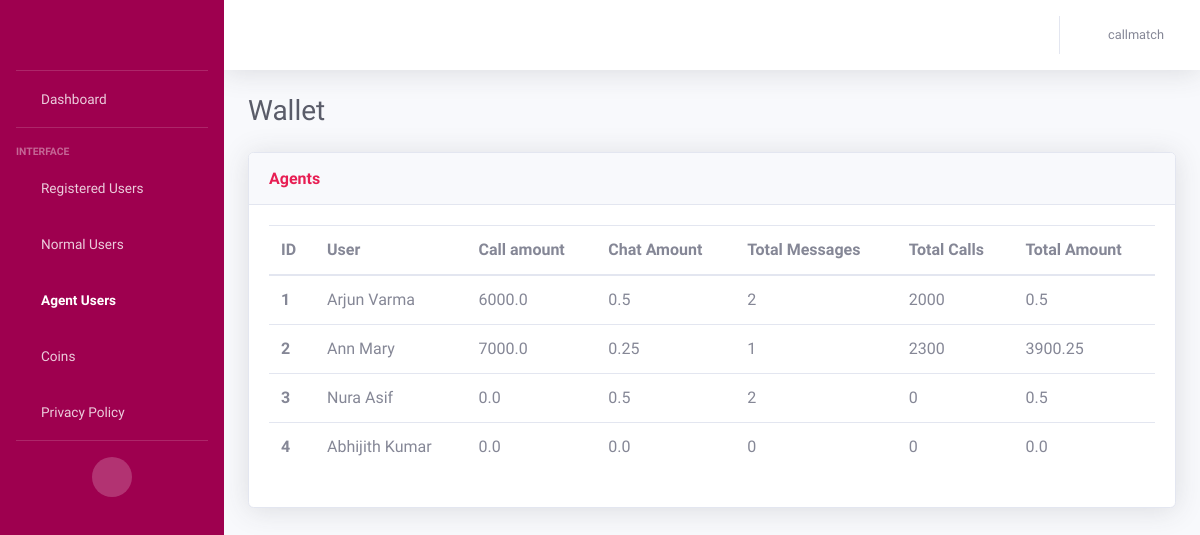
The app's page /wallet_agent_user (signed in), older data.
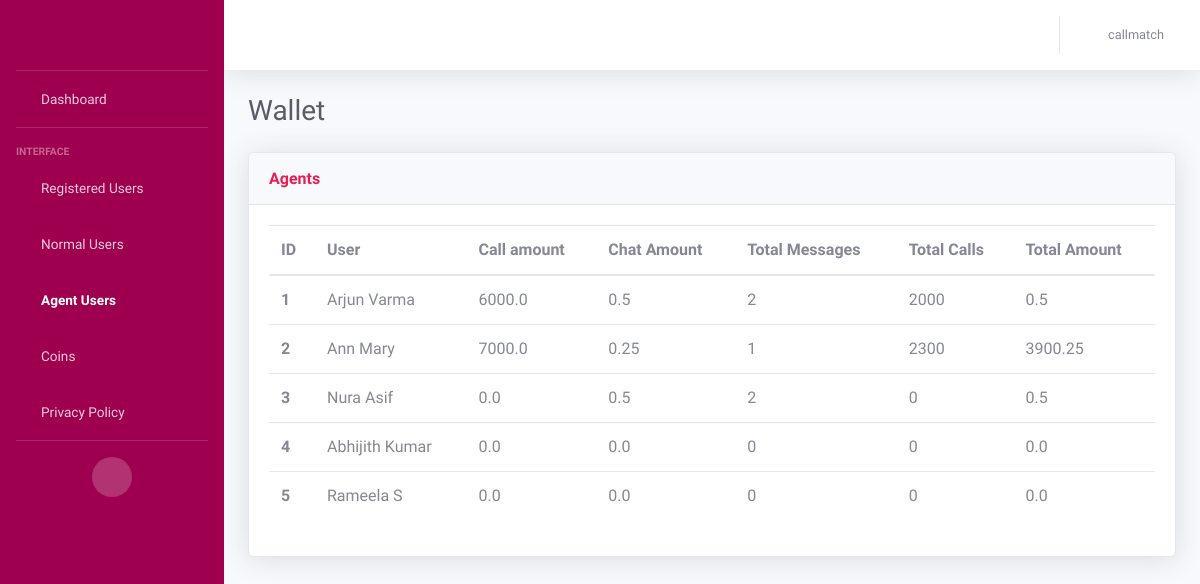
The same page, newer data.
### AdminApp/models.py (models this page shows, shortened)
class WalletModel(models.Model):
    wallet_id = models.AutoField(primary_key=True)
    user = models.ForeignKey(CustomerModel, on_delete=models.CASCADE)
    wallet_coins = models.IntegerField(default=300, null=True)
    messages_remaining = models.IntegerField(default=0)  # For normal users
    call_amount = models.FloatField(default=0.0)
    chat_amount = models.FloatField(default=0.0)
    total_messages_received = models.IntegerField(default=0)
    total_minutes = models.IntegerField(default=0)
    total_amount = models.FloatField(default=0.0)

class CustomerModel(models.Model):
    NORMAL_USER = 'Normal User'
    AGENT_USER = 'Agent User'
    USER_STATUS_CHOICES = [
        (NORMAL_USER, 'Normal User'),
        (AGENT_USER, 'Agent User'),
    ]
    BOTH = 'Both'
    MALAYALAM = 'Malayalam'
    TAMIL = 'Tamil'
    LANGUAGE_CHOICES = [
        (BOTH, 'Both'),
        (MALAYALAM, 'Malayalam'),
        (TAMIL, 'Tamil'),
    ]
    MALE = 'Male'
    FEMALE = 'Female'
    GENDER_CHOICES = [
        (MALE, 'Male'),
        (FEMALE, 'Female')
    ]
    customer_id = models.AutoField(primary_key=True)
    customer_first_name = models.CharField(max_length=100, default="unknown")
    customer_last_name = models.CharField(max_length=100, default="unknown")
    customer_email = models.EmailField(default="unknown")
    customer_contact = models.CharField(max_length=50)
    gender = models.CharField(
        max_length=20,
        choices=GENDER_CHOICES,
        null=True
    )
    status = models.CharField(
        max_length=20,
        choices=USER_STATUS_CHOICES,
        default=NORMAL_USER,
    )
    is_online = models.BooleanField(default=False)
    languages = models.CharField(
        max_length=20,
        choices=LANGUAGE_CHOICES,
        default=BOTH,
    )
    is_existing = models.BooleanField(default=False)
    adhaar_no = models.CharField(max_length=50, default="unknown")
    rating = models.IntegerField()
    terms_conditions = models.BooleanField(default=False)
    customer_password = models.CharField(max_length=100)
    @property
    def rating(self):
        from .models import RatingModel
        rating = RatingModel.objects.filter(agent=self).aggregate(Avg('ratings')).get('ratings__avg')
        return rating if rating is not None else 0

### AdminApp/views.py (the view)
# urls.py: path('wallet_agent_user', views.wallet_agentuser, name='wallet_agent_users'),
def wallet_agentuser(request):
    username = request.session.get('user', None)
    if username is None:
        return redirect('/login')
    wallets = WalletModel.objects.filter(user__status='Agent User')
    return render(request, 'agentuser_wallet.html', {'wallets': wallets, 'username': username})

### templates/agentuser_wallet.html (shortened to what the changed rows need)
<!DOCTYPE html>
<html lang="en">
<head>
    {% load static %}
    <link href="{% static 'vendor/fontawesome-free/css/all.min.css' %}" rel="stylesheet" type="text/css">
    <link href="{% static 'css/sb-admin-2.min.css' %}" rel="stylesheet">
</head>
<body id="page-top">
    <div id="wrapper">
        <div id="content-wrapper" class="d-flex flex-column">
            <div id="content">
                <div class="container-fluid">
                    <div class="d-sm-flex align-items-center justify-content-between mb-4">
                        <h1 class="h3 mb-0 text-gray-800">Wallet</h1>
                    </div>
                    <div class="row">
                        <div class="col">
                            <div class="card shadow mb-4">
                                <div class="card-body">
                                    <div class="table-responsive">
                                        <table class="table table-hover all-users">
                                          <thead>
                                            <tr>
                                              <th scope="col">ID</th>
                                              <th scope="col">User</th>
                                              <th scope="col">Call amount</th>
                                              <th scope="col">Chat Amount</th>
                                              <th scope="col">Total Messages</th>
                                              <th scope="col">Total Calls</th>
                                              <th scope="col">Total Amount</th>
                                            </tr>
                                          </thead>
                                          <tbody>
                                          {% for wallet in wallets %}
                                            <tr>
                                                <th scope="row">{{ forloop.counter }}</th>
                                              <td>{{wallet.user.customer_first_name}} {{wallet.user.customer_last_name}}</td>
                                              <td>{{wallet.call_amount}}</td>
                                              <td>{{wallet.chat_amount}}</td>
                                              <td>{{wallet.total_messages_received}}</td>
                                              <td>{{wallet.total_minutes}}</td>
                                              <td>{{wallet.total_amount}}</td>
                                            </tr>
                                          {% endfor %}
                                          </tbody>
                                        </table>
                                    </div>
                                </div>
                            </div>
                        </div>
                    </div>
                </div>
            </div>
        </div>
    </div>
</body>
</html>

Row changes from the older to the newer data that the page shows:
now on this page (row edited): WalletModel: user.customer_first_name "Rameela", user.customer_last_name "S", call_amount "0.0", chat_amount "0.0", total_messages_received "0", total_minutes "0", total_amount "0.0"
